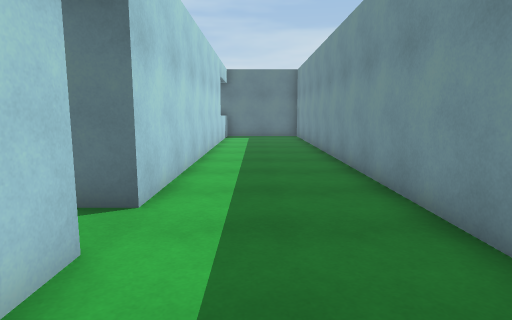
view 1 (above)

20 first-person views from a walk through a Unity game level. The camera is 1.4 m above the floor, tilts 8° down and sees 75° across. Doors are open. The floor is counted in squares, 1 m on a side. Each view is taken from the middle of a square. On the plan, view 1 faces up. The plan holds only what a view shows up to about 15 squares ahead; the rest is blank. The place goes on beyond the plan. The player is left out. Some animated figures are not drawn. Surface patterns are stand-ins for the level's own textures.

view 2
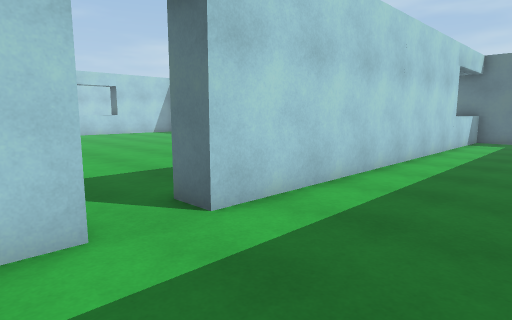

view 3
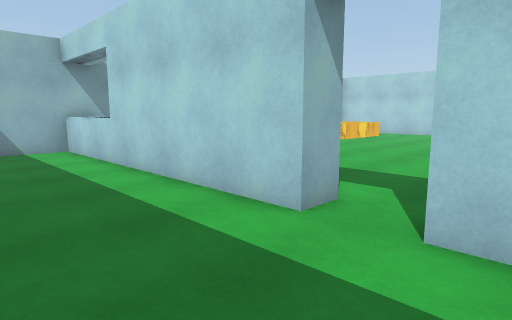

view 4
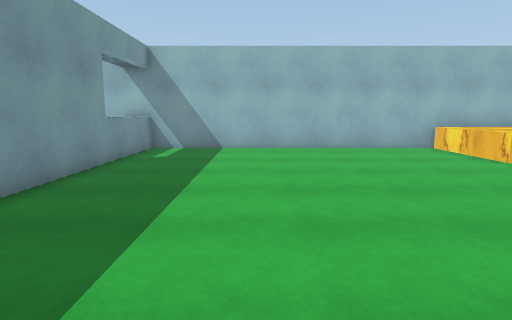

view 5
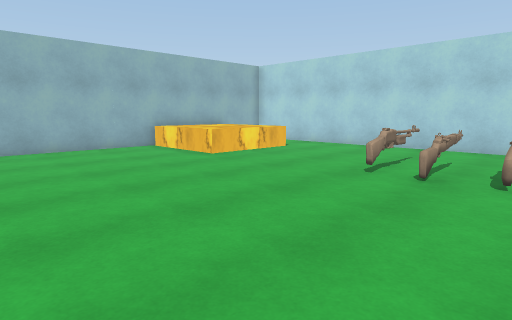

view 6
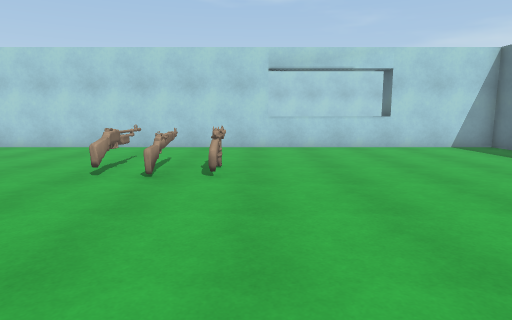

view 7
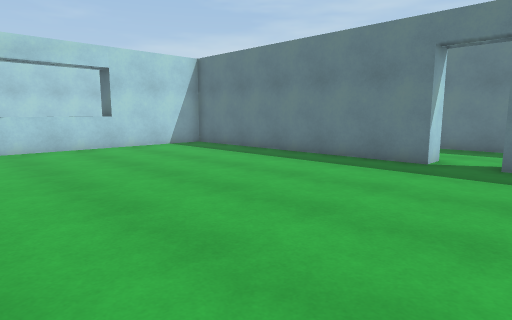

view 8
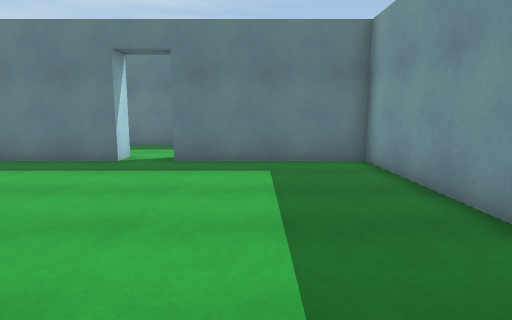

view 9
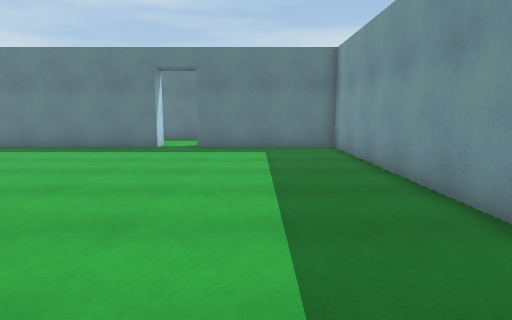

view 10
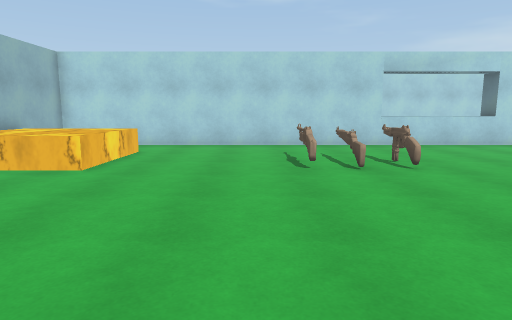

view 11
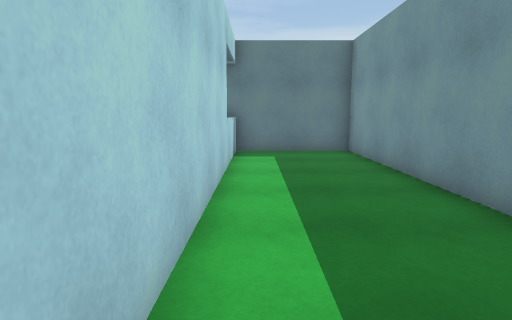

view 12
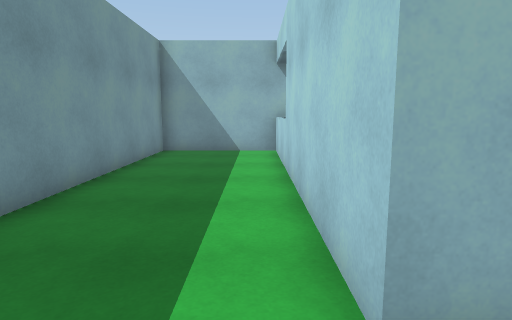

view 13
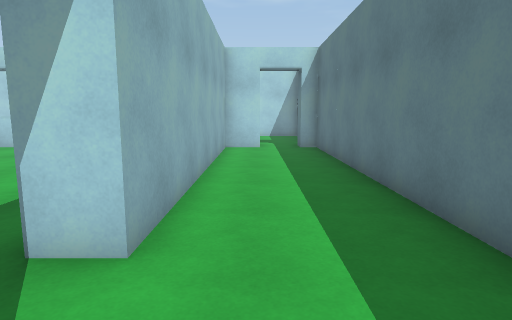

view 14
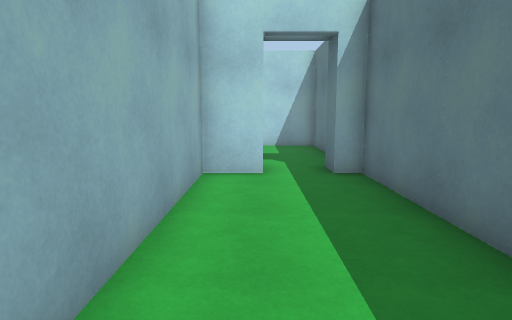

view 15
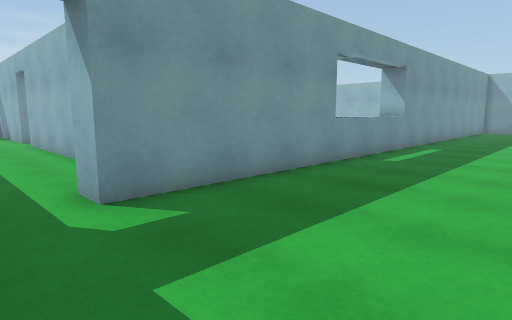

view 16
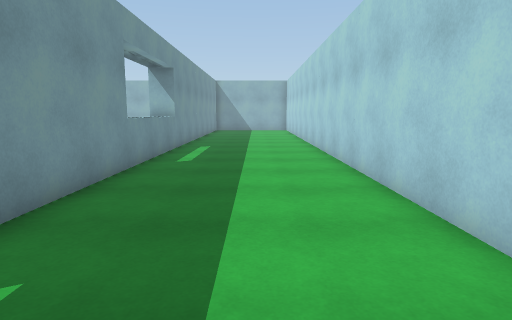

view 17
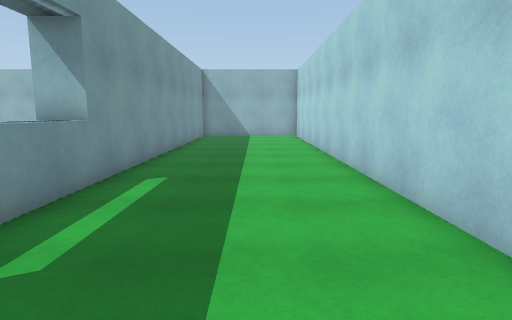

view 18
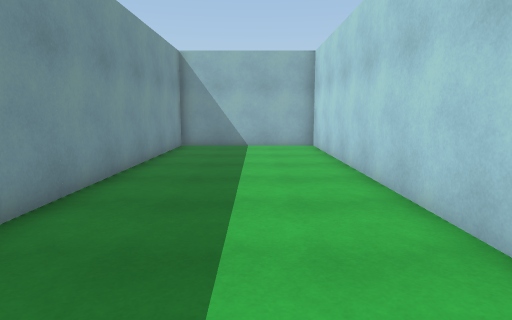

view 19
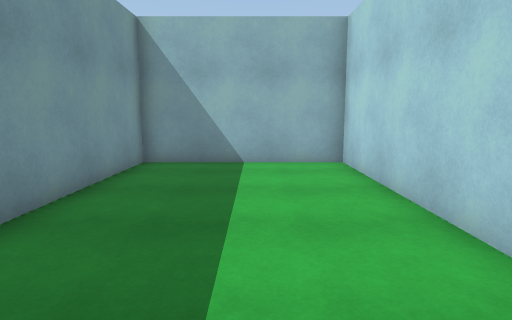

view 20
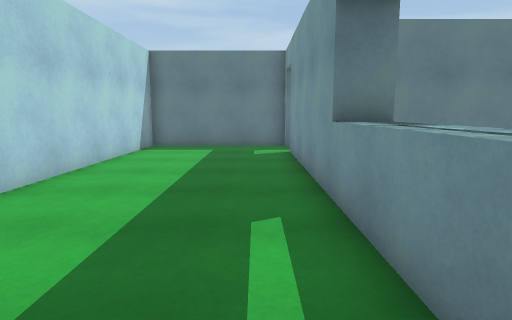

### Floor plan
Key: @ floor where view 1 was taken; # wall or solid block; . floor; D open door; = window, fence, low wall or low ledge; ≈ lava the walk keeps out of; ^ raised ledge; G gun; R rifle; O other object.
Columns run from 28 left of view 1 to 3 right of it. Each row starts with its distance up from view 1.
 21 ####################      ^#####
 20 #.....##............      ^....#
 19 #......D............      ^....#
 18 #.....##............ .    ^....#
 17 #.....#############.      ^....#
 16 #.....############DD#######....#
 15 #.....##.................##....#
 14 #.....##.................##....#
 13 #.....##.................##....#
 12 #.....##.................##....#
 11 #.....^^.................##....#
 10 #.....^^.................##....#
  9 #.....^^.................##....#
  8 #.....^^.................##....#
  7 #.....^^.................##....#
  6 #.....##.................##....#
  5 #.....##....G............##....#
  4 #.....##....R.............D....#
  3 #.....##.................##....#
  2 #.....##...OOOO.......... #....
  1 #.....##................. #....
  0 #.....##.................##.@..#
 -1 #.....##.................##....#
 -2 #.....##.................##....#
 -3 #.....##..=====..........##....#
 -4 #.....##. ≈≈≈≈≈..........^^....#
 -5 #.....##  ≈≈≈≈≈..........^^....#
 -6 #.....##  ≈≈≈≈≈..........^^....#
 -7 #.....##  ≈≈≈≈≈..........^^....#
 -8 ##########################^#####

Where each view was taken, in squares from view 1:
view 1: 0 up, 0 right, facing up
view 2: 2 up, 2 right, facing up-left
view 3: 6 up, 2 right, facing down-left
view 4: 6 up, 7 left, facing down
view 5: 6 up, 7 left, facing down-left
view 6: 6 up, 7 left, facing left
view 7: 6 up, 7 left, facing up-left
view 8: 6 up, 6 left, facing up
view 9: 2 up, 6 left, facing up
view 10: 1 up, 6 left, facing left
view 11: 8 up, 1 left, facing up
view 12: 5 up, 1 left, facing down
view 13: 18 up, 7 left, facing left
view 14: 18 up, 13 left, facing left
view 15: 20 up, 27 left, facing down-right
view 16: 20 up, 25 left, facing down
view 17: 13 up, 25 left, facing down
view 18: 7 up, 25 left, facing down
view 19: 2 up, 25 left, facing down
view 20: 6 up, 23 left, facing up
